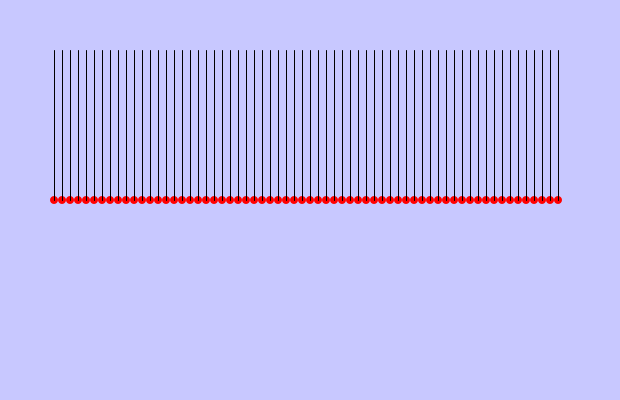
Frame 1 (no input)
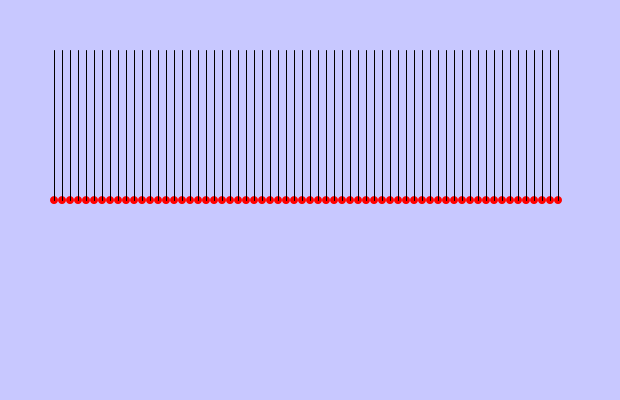
Frame 60 (the mouse pressed at the canvas centre just before this capture)
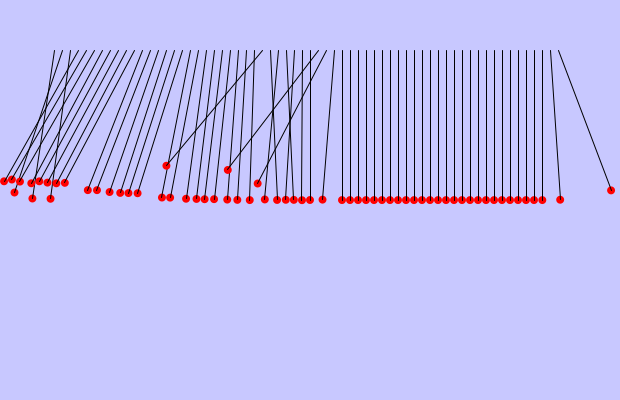
Frame 120 (the mouse held since frame 60 and released just before this capture)

The Processing sketch that drew these frames (run headless with seeded random() and noise(); from frame 60 on, the mouse is pressed at the canvas centre):

// Processing sketch: Pendulum2
// ── Pendulum2.pde
/* OpenProcessing Tweak of *@*http://www.openprocessing.org/sketch/46938*@* */
/* !do not delete the line above, required for linking your tweak if you upload again */
int num = 64;
float diam = 8;
float damp = 1;
float wallDamp = 0.1;
float grav = 0.05;
float basicalyZero = 0.0001;
class ball{
  PVector x;
  PVector v;
  ball(PVector xo){
    x = xo;
    v = new PVector();
    v.mult(2);
  }
  float timeOfImpact(ball targ){
    float t = 3.40282347E+38;
    PVector dx = PVector.sub(targ.x,x);
    PVector dv = PVector.sub(targ.v,v);
    float V = dv.mag();
    dv.normalize();
    float adjacent = dx.dot(dv);
    if(adjacent<0){
      adjacent = abs(adjacent);
      float opposite = sqrt(sq(dx.mag())-sq(adjacent));
      if(opposite<diam){
        float newAdj = adjacent-sqrt(sq(diam)-sq(opposite));
        float t1 = newAdj/V;
//        if(t1<basicalyZero){
//          impact(targ);
//          targ.getTOI();
//        }else{
          t = t1;
//        }
      }
    }
    if(t<0){t=0;}
    return t;
  }
  void impact(ball targ){
    PVector dx = PVector.sub(targ.x,x);
    PVector dv = PVector.sub(targ.v,v);
    dx.normalize();
    dx.mult(dx.dot(dv)*damp);
    targ.v.sub(dx);
    v.add(dx);
  }
  float[] timeOfWall(){
    float[] t = new float[4];
    for(int i=0;i<4;i++){t[i] = 3.40282347E+38;}
    if(v.x<0){t[0] = (x.x-diam/2)/-v.x;}
    if(v.x>0){t[1] = (width-diam/2-x.x)/v.x;}
    if(v.y<0){t[2] = (x.y-diam/2)/-v.y;}
    if(v.y>0){t[3] = (height-diam/2-x.y)/v.y;}
    for(int i=0;i<4;i++){if(t[i]<0){t[i]=0;}}
    if(t[0]<basicalyZero){
      v.x*=-wallDamp;
      t[0] = 3.40282347E+38;
    }
    if(t[1]<basicalyZero){
      v.x*=-wallDamp;
      t[1] = 3.40282347E+38;
    }
    if(t[2]<basicalyZero){
      v.y*=-wallDamp;
      t[2] = 3.40282347E+38;
    }
    if(t[3]<basicalyZero){
      v.y*=-wallDamp;
      t[3] = 3.40282347E+38;
    }
    return t;
  }
  void wallImpact(int i){
    if(i==0||i==1){v.x*=-wallDamp;}
    if(i==2||i==3){v.y*=-wallDamp;}
  }
  void getTOI(){
    int a = balls.indexOf(this);
    for(int i=a+1;i<balls.size();i++){
      ball I = (ball) balls.get(i);
      TOImap[i][a] = I.timeOfImpact(this);
    }
    for(int j=0;j<a;j++){
        ball J = (ball) balls.get(j);
        TOImap[a][j] = this.timeOfImpact(J);
    }
//    getTOImap();
  }
}
ArrayList balls;
float[][] TOImap;
void setup(){
  size(620,400);
  ellipseMode(CENTER);
  smooth();
  fill(#FF0000);
  reset();
}
void reset(){
  balls = new ArrayList();
  for(int i=0;i<num;i++){
    balls.add(new ball(new PVector(
      width/2-num/2*diam+i*diam,
      height/2)));
  }
  TOImap = new float[balls.size()][balls.size()];
  getTOImap();
}
void getTOImap(){
  for(int i=1;i<balls.size();i++){
    ball I = (ball) balls.get(i);
    for(int j=0;j<i;j++){
      ball J = (ball) balls.get(j);
      TOImap[i][j] = I.timeOfImpact(J);
    }
  }
}
void draw(){
//  if(frameCount%60==0){println(frameRate);}
  background(200,200,255);
  float time = 0;
  while(time<0.999999){
    boolean ballHit = false;
    int a = 0;
    int b = 0;
    float minTOI = 1f-time;
    for(int i=1;i<balls.size();i++){
      ball I = (ball) balls.get(i);
      for(int j=0;j<i;j++){
        ball J = (ball) balls.get(j);
        float toi = TOImap[i][j];
        if(toi<minTOI){
          a = i;
          b = j;
          minTOI = toi;
          ballHit = true;
        }
      }
    }
    boolean wallHit = false;
    for(int i=0;i<balls.size();i++){
      ball I = (ball) balls.get(i);
      float[] TOI = I.timeOfWall();
      for(int j=0;j<4;j++){
        if(TOI[j]<minTOI){
          minTOI = TOI[j];
          a = i;
          b = j;
          ballHit = false;
          wallHit = true;
        }
      }
    }
    time += minTOI;
    for(int i=0;i<balls.size();i++){
      ball I = (ball) balls.get(i);
      I.x.add(PVector.mult(I.v,minTOI));
    }
    for(int i=1;i<balls.size();i++){
      for(int j=0;j<i;j++){
        TOImap[i][j] -= minTOI;
      }
    }
    if(wallHit){
      ball A = (ball) balls.get(a);
      A.wallImpact(b);
      A.getTOI();
    }else if(ballHit){
      ball A = (ball) balls.get(a);
      ball B = (ball) balls.get(b);
      A.impact(B);
      A.getTOI();
      B.getTOI();
    }
  }
  PVector mouse = new PVector(mouseX,mouseY);
  for(int i=0;i<balls.size();i++){
    ball I = (ball) balls.get(i);
    I.v.y+=grav;
    PVector pivot = new PVector(
      width/2-balls.size()/2*diam+i*diam,
      height/8);
    PVector dx = PVector.sub(pivot,I.x);
    float restore = (dx.mag() - height*3/8)*0.5;
    dx.normalize();
    float dampenI = dx.dot(I.v)*0.2;
    dx.mult(restore - dampenI);
    I.v.add(dx);
    if(i==hold){
      PVector mouseV = new PVector(mouseX,mouseY);
      PVector pmouseV = new PVector(pmouseX,pmouseY);
      I.x = mouseV;
      I.v = PVector.sub(mouseV,pmouseV);
    }
    noStroke();
    ellipse(I.x.x,I.x.y,diam,diam);
    stroke(0);
    line(pivot.x,pivot.y,I.x.x,I.x.y);
  }
  getTOImap();
}
int hold = -1;
void mousePressed(){
  PVector mouseV = new PVector(mouseX,mouseY);
  for(int i=0;i<balls.size();i++){
    ball I = (ball) balls.get(i);
    PVector dx = PVector.sub(I.x,mouseV);
    if(dx.mag()<diam/2){
      hold = i;
    }
  }
}
void mouseReleased(){
  hold = -1;
}
void keyPressed(){
  if(key==' '){
    reset();
  }
}
